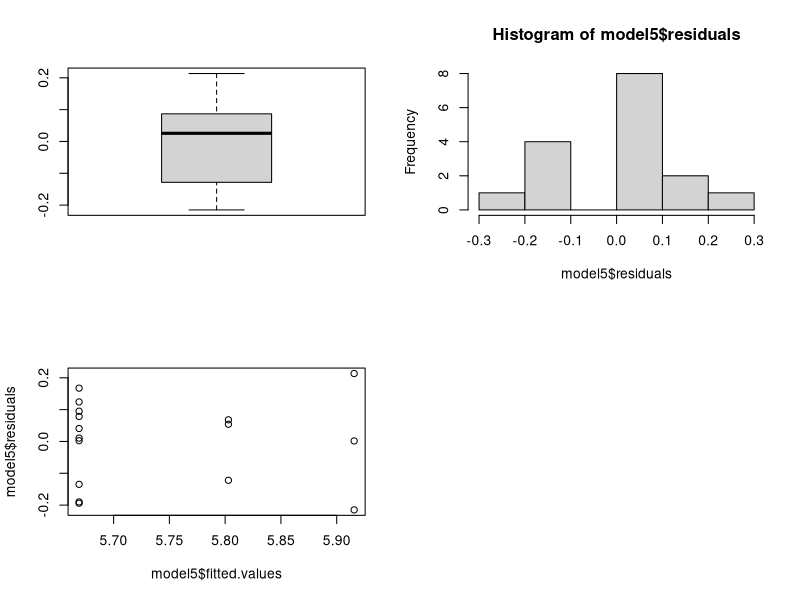

This chart was generated by the following R code:
#Sym Density Script for Time Point 0 in Apul_Plasticity

## install packages if you dont already have them
if (!require("tidyverse")) install.packages("tidyverse")
if (!require("plotrix")) install.packages("plotrix")

# load packages
library(plotrix)
library(tidyverse)

#Set working directory and import data
setwd("C:/Users/Dennis/Documents/Github/Apulchra_Plasticity")

# Cell count data
sym_counts <- read_csv("data/timepoint_0/0_sym_counts/0_sym_counts_data.csv")

# Surface area data
sa <- read.csv("output/0_surface_area.csv")

# Tissue homogenate volume data
homog_vols <- read_csv("data/timepoint_0/0_homogenate_vols/0_homogenate_vols.csv") %>% select(1:2)

# Coral sample metadata
metadata <- read_csv("metadata/coral_metadata.csv") %>% select(1:3)

# Join homogenate volumes and surface area with sample metadata
metadata <- full_join(metadata, homog_vols) %>%
  full_join(sa)

# Calculate mean counts for each sample
sym_counts1 <- sym_counts %>%
  select(colony_id, Squares.Counted, matches("Count[0-9]")) %>%
  gather("rep", "count", -colony_id, -Squares.Counted) %>%
  group_by(colony_id, Squares.Counted) %>%
  summarise(mean_count = mean(count, na.rm = TRUE))

# Join mean counts with sample metadata
sym_counts2 <- full_join(sym_counts1, metadata, by="colony_id")
sym_counts2 <- sym_counts2%>% filter(species=="Acropora")

# Normalize counts by homogenate volume and surface area
sym_counts3 <- sym_counts2 %>%
  mutate(cells.mL = mean_count * 10000 / Squares.Counted,
         cells = cells.mL * homog_vol_ml,
         cells.cm2 = cells / surface.area.cm2)

#Plot of the Data for each Site
Fig.5 <- sym_counts3 %>%
  ggplot(aes(x = site, y = cells.cm2, color = site)) +
  coord_cartesian(ylim = c(0, 2.5e6))+
  labs(x = "Site", y = "Symbiont Density (cells/cm2)", color = "Site") +
  geom_jitter(width = 0.1) +                                            # Plot all points
  stat_summary(fun.data = mean_cl_normal, fun.args = list(mult = 1),    # Plot standard error
               geom = "errorbar", color = "black", width = 0.5) +
  stat_summary(fun = mean, geom = "point", color = "black")           # Plot mean

#Quick Stats on Site vs Protein Content for all the corals
model5 <- aov(log10(cells.cm2) ~ site, data = sym_counts3)
anova(model5)
TukeyHSD(model5)
par(mfrow=c(2,2))
boxplot(model5$residuals)
hist(model5$residuals)
plot(model5$fitted.values, model5$residuals)

#Output of Summarized Symbiont cells by cm2
sym_counts3 %>%
  select(colony_id, site, cells.cm2) %>%
  mutate(timepoint="timepoint0")%>%
  write_csv(., path = "output/0_sym_counts.csv")

